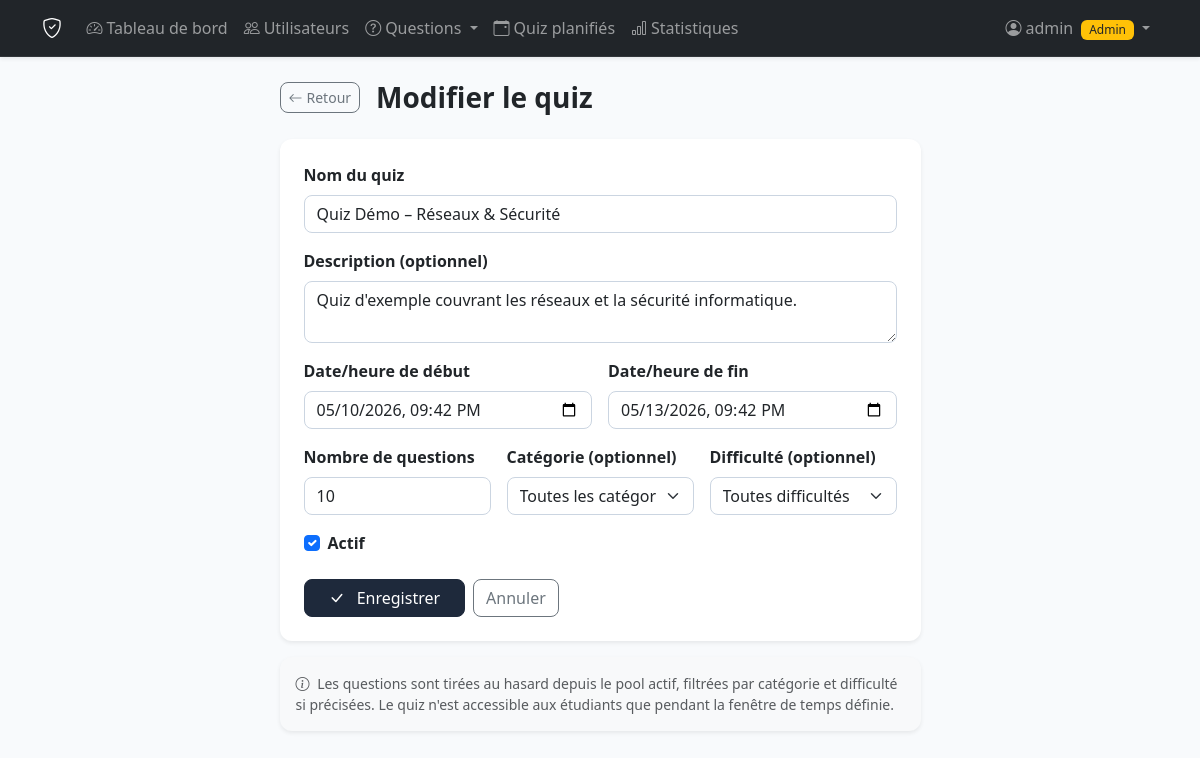
The page /admin/quizzes/1/edit (signed in) on the database its author committed.
### models.py (models this page shows, shortened)
class User(UserMixin, db.Model):
    __tablename__ = 'users'
    id = db.Column(db.Integer, primary_key=True)
    username = db.Column(db.String(80), unique=True, nullable=False)
    email = db.Column(db.String(120), unique=True, nullable=False)
    password_hash = db.Column(db.String(255), nullable=False)
    role = db.Column(db.String(20), default='student', nullable=False)
    is_active = db.Column(db.Boolean, default=True, nullable=False)
    created_at = db.Column(db.DateTime, default=datetime.utcnow)
    totp_secret = db.Column(db.String(32), nullable=True)
    totp_enabled = db.Column(db.Boolean, default=False, nullable=False)
    sessions = db.relationship('QcmSession', backref='user', lazy=True, cascade='all, delete-orphan')
    cheat_logs = db.relationship('CheatLog', backref='user', lazy=True, cascade='all, delete-orphan')
    @property
    def is_admin(self):
        return self.role == 'admin'

class ScheduledQuiz(db.Model):
    __tablename__ = 'scheduled_quizzes'
    id = db.Column(db.Integer, primary_key=True)
    name = db.Column(db.String(100), nullable=False)
    description = db.Column(db.Text)
    start_time = db.Column(db.DateTime, nullable=False)
    end_time = db.Column(db.DateTime, nullable=False)
    question_count = db.Column(db.Integer, default=10)
    category_filter = db.Column(db.String(50))   # None = toutes catégories
    difficulty_filter = db.Column(db.String(20)) # None = toutes difficultés
    is_active = db.Column(db.Boolean, default=True)
    created_at = db.Column(db.DateTime, default=datetime.utcnow)
    sessions = db.relationship('QcmSession', backref='scheduled_quiz', lazy=True)

### routes/admin.py (the view, shortened to what this page needs)
@admin_bp.route('/quizzes/<int:quiz_id>/edit', methods=['GET', 'POST'])
@login_required
@admin_required
def edit_quiz(quiz_id):
    quiz = ScheduledQuiz.query.get_or_404(quiz_id)
    form = ScheduledQuizForm(data={
        'name': quiz.name,
        'description': quiz.description,
        'start_time': quiz.start_time,
        'end_time': quiz.end_time,
        'question_count': quiz.question_count,
        'category_filter': quiz.category_filter or '',
        'difficulty_filter': quiz.difficulty_filter or '',
        'is_active': quiz.is_active,
    })
    return render_template('admin/quizzes_form.html', form=form,
                           title='Modifier le quiz', quiz=quiz, is_edit=True)

### routes/admin.py (called while the page is built)
def admin_required(f):
    from functools import wraps
    @wraps(f)
    def decorated(*args, **kwargs):
        if not current_user.is_authenticated or not current_user.is_admin:
            abort(403)
        return f(*args, **kwargs)
    return decorated

### templates/admin/quizzes_form.html (shortened to what this page needs)
{% extends 'base.html' %}
{% block content %}
<div class="row justify-content-center">
    <div class="col-lg-7">
        <div class="d-flex align-items-center mb-4 gap-3">
            <a href="{{ url_for('admin.quizzes') }}" class="btn btn-outline-secondary btn-sm">
                <i class="bi bi-arrow-left me-1"></i>Retour
            </a>
            <h3 class="fw-bold mb-0">{{ title }}</h3>
        </div>
        <div class="card border-0 shadow-sm">
            <div class="card-body p-4">
                <form method="POST" novalidate>
                    <div class="mb-3">
                        {{ form.name.label(class="form-label fw-semibold") }}
                        {{ form.name(class="form-control" + (" is-invalid" if form.name.errors else ""),
                                    placeholder="Ex : Examen mi-parcours – Réseaux", autofocus=true) }}
                    </div>
                    <div class="mb-3">
                        {{ form.description.label(class="form-label fw-semibold") }}
                        {{ form.description(class="form-control", rows=2,
                                           placeholder="Description optionnelle du quiz…") }}
                    </div>
                    <div class="row g-3 mb-3">
                        <div class="col-md-6">
                            {{ form.start_time.label(class="form-label fw-semibold") }}
                            <input type="datetime-local" name="start_time"
                                   class="form-control {% if form.start_time.errors %}is-invalid{% endif %}"
                                   value="{{ form.start_time.data.strftime('%Y-%m-%dT%H:%M') if form.start_time.data else '' }}">
                        </div>
                        <div class="col-md-6">
                            {{ form.end_time.label(class="form-label fw-semibold") }}
                            <input type="datetime-local" name="end_time"
                                   class="form-control {% if form.end_time.errors %}is-invalid{% endif %}"
                                   value="{{ form.end_time.data.strftime('%Y-%m-%dT%H:%M') if form.end_time.data else '' }}">
                        </div>
                    </div>
                    <div class="row g-3 mb-3">
                        <div class="col-md-4">
                            {{ form.question_count.label(class="form-label fw-semibold") }}
                            {{ form.question_count(class="form-control" + (" is-invalid" if form.question_count.errors else ""),
                                                   min=1, max=50) }}
                        </div>
                        <div class="col-md-4">
                            {{ form.category_filter.label(class="form-label fw-semibold") }}
                            {{ form.category_filter(class="form-select") }}
                        </div>
                        <div class="col-md-4">
                            {{ form.difficulty_filter.label(class="form-label fw-semibold") }}
                            {{ form.difficulty_filter(class="form-select") }}
                        </div>
                    </div>
                    <div class="mb-4">
                        <div class="form-check">
                            {{ form.is_active(class="form-check-input") }}
                            {{ form.is_active.label(class="form-check-label fw-semibold") }}
                        </div>
                    </div>
                    <div class="d-flex gap-2">
                        <button type="submit" class="btn btn-dark px-4">
                            <i class="bi bi-check-lg me-2"></i>
                            {% if is_edit %}Enregistrer{% else %}Planifier{% endif %}
                        </button>
                        <a href="{{ url_for('admin.quizzes') }}" class="btn btn-outline-secondary">Annuler</a>
                    </div>
                </form>
            </div>
        </div>
        <div class="card border-0 shadow-sm mt-3 bg-light">
            <div class="card-body small text-muted">
                <i class="bi bi-info-circle me-1"></i>
                Les questions sont tirées au hasard depuis le pool actif, filtrées par catégorie et difficulté si précisées.
                Le quiz n'est accessible aux étudiants que pendant la fenêtre de temps définie.
            </div>
        </div>
    </div>
</div>
{% endblock %}

### templates/base.html (shortened to what this page needs)
<!DOCTYPE html>
<html lang="fr">
<head>
    <link href="https://cdn.jsdelivr.net/npm/bootstrap@5.3.2/dist/css/bootstrap.min.css" rel="stylesheet">
    <link href="https://cdn.jsdelivr.net/npm/bootstrap-icons@1.11.3/font/bootstrap-icons.min.css" rel="stylesheet">
    <link rel="stylesheet" href="{{ url_for('static', filename='css/style.css') }}">
</head>
<body class="{% block body_class %}{% endblock %}">
{% if not hide_navbar %}
<nav class="navbar navbar-expand-lg navbar-dark bg-dark shadow-sm">
    <div class="container">
        <a class="navbar-brand" href="{{ url_for('student.index') }}">
            <i class="bi bi-shield-check fs-5"></i>
        </a>
        <div class="collapse navbar-collapse" id="navMenu">
            {% if current_user.is_authenticated %}
            <ul class="navbar-nav me-auto">
                {% if current_user.is_admin %}
                <li class="nav-item">
                    <a class="nav-link {% if request.endpoint == 'admin.dashboard' %}active{% endif %}"
                       href="{{ url_for('admin.dashboard') }}">
                        <i class="bi bi-speedometer2 me-1"></i>Tableau de bord
                    </a>
                </li>
                <li class="nav-item">
                    <a class="nav-link {% if request.endpoint == 'admin.users' %}active{% endif %}"
                       href="{{ url_for('admin.users') }}">
                        <i class="bi bi-people me-1"></i>Utilisateurs
                    </a>
                </li>
                <li class="nav-item dropdown">
                    <a class="nav-link dropdown-toggle {% if request.endpoint in ['admin.questions','admin.new_question','admin.edit_question','admin.import_questions'] %}active{% endif %}"
                       href="#" data-bs-toggle="dropdown">
                        <i class="bi bi-question-circle me-1"></i>Questions
                    </a>
                </li>
                <li class="nav-item">
                    <a class="nav-link {% if 'admin.quiz' in (request.endpoint or '') %}active{% endif %}"
                       href="{{ url_for('admin.quizzes') }}">
                        <i class="bi bi-calendar-event me-1"></i>Quiz planifiés
                    </a>
                </li>
                <li class="nav-item">
                    <a class="nav-link {% if request.endpoint == 'admin.stats' %}active{% endif %}"
                       href="{{ url_for('admin.stats') }}">
                        <i class="bi bi-bar-chart me-1"></i>Statistiques
                    </a>
                </li>
                {% endif %}
            </ul>
            <ul class="navbar-nav">
                <li class="nav-item dropdown">
                    <a class="nav-link dropdown-toggle" href="#" data-bs-toggle="dropdown">
                        <i class="bi bi-person-circle me-1"></i>{{ current_user.username }}
                        {% if current_user.is_admin %}
                        <span class="badge bg-warning text-dark ms-1">Admin</span>
                        {% endif %}
                    </a>
                </li>
            </ul>
            {% endif %}
        </div>
    </div>
</nav>
{% endif %}
<main class="{% block main_class %}container py-4{% endblock %}">
    {% block content %}{% endblock %}
</main>
</body>
</html>

### static/css/style.css (style rules this page uses)
:root { --qcm-dark: #0f172a; --qcm-card: #1e293b; --qcm-border: #334155; --qcm-accent: #6366f1; --qcm-success: #22c55e; --qcm-danger: #ef4444; }
body { font-family: 'Segoe UI', system-ui, -apple-system, sans-serif; background-color: #f8fafc; }
.navbar { border-bottom: 1px solid rgba(255,255,255,.08); }
.navbar-brand { font-size: 1.15rem; letter-spacing: .02em; }
.card { border-radius: 12px; }
.btn { border-radius: 8px; font-weight: 500; }
.btn-dark { background-color: #1e293b; border-color: #1e293b; }
.form-control, .form-select { border-radius: 8px; border-color: #cbd5e1; transition: border-color .15s, box-shadow .15s; }
.badge { border-radius: 6px; font-weight: 500; }

### rows shown on the page
User: username "admin"
ScheduledQuiz: name "Quiz Démo – Réseaux & Sécurité", description "Quiz d'exemple couvrant les réseaux et la sécurité informatique.", start_time "05/10/2026 21:42", end_time "05/13/2026 21:42", question_count "10", category_filter "Toutes les catégories", difficulty_filter "Toutes difficultés", is_active "☑"

### other values the page prints
{{ title }} "Modifier le quiz"
